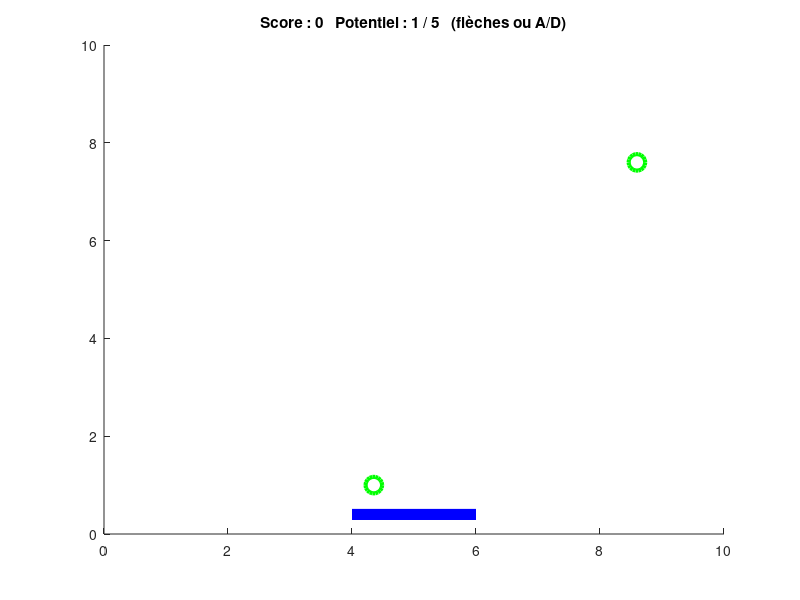

This chart was generated by the following MATLAB code:
function synapse_game()
  global key
  key = '';
  fig = figure('KeyPressFcn', @on_key);

  px = 5;  pot = 0;  score = 0;   % position du récepteur, potentiel, score
  seuil = 5;
  nt = zeros(0, 3);               % neurotransmetteurs : [x y type]

  for step = 1:600
    if ~ishandle(fig), break; end

    % 1. Déplacement du récepteur
    if ismember(key, {'leftarrow', 'a'}),  px = max(px - 0.8, 1); end
    if ismember(key, {'rightarrow', 'd'}), px = min(px + 0.8, 9); end
    key = '';

    % 2. Libération d'un neurotransmetteur (1 = glutamate, 0 = GABA)
    if rand < 0.08
      nt(end+1, :) = [10*rand, 10, rand < 0.7];
    end
    nt(:, 2) = nt(:, 2) - 0.3;    % ils tombent dans la fente synaptique

    % 3. Capture par le récepteur
    arrive = nt(:, 2) < 0.8;
    pris   = arrive & abs(nt(:, 1) - px) < 1;
    pot = pot + sum(nt(pris, 3) == 1) - sum(nt(pris, 3) == 0);
    pot = max(pot, 0);
    nt = nt(~arrive, :);          % on supprime ceux arrivés en bas

    % 4. Potentiel d'action ?
    if pot >= seuil
      score = score + 1;
      pot = 0;
    end

    % 5. Dessin
    cla; hold on;
    plot(nt(nt(:,3)==1, 1), nt(nt(:,3)==1, 2), 'go', 'MarkerSize', 12, 'LineWidth', 3);
    plot(nt(nt(:,3)==0, 1), nt(nt(:,3)==0, 2), 'rx', 'MarkerSize', 12, 'LineWidth', 3);
    plot([px-1 px+1], [0.4 0.4], 'b', 'LineWidth', 8);
    axis([0 10 0 10]);
    title(sprintf('Score : %d   Potentiel : %d / %d   (flèches ou A/D)', ...
                  score, pot, seuil));
    drawnow;
    pause(0.03);
  end
end

function on_key(~, evt)
  global key
  key = evt.Key;
end
